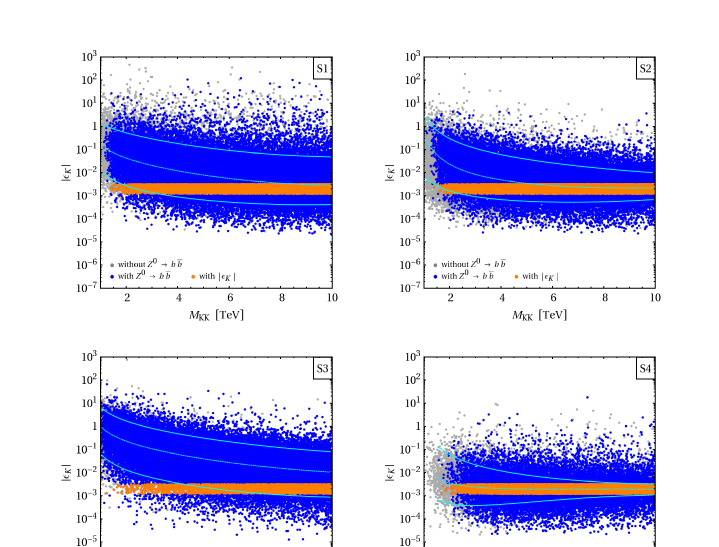
#> input picture references/paper_figures/bauer_0912.1625_fig4_epsK.png, 1438 x 1093 px, found by its file name (shown at 1/2 size)
$ python _build_cmp2x2.py
#> lines starting #> are read from the running program, lines starting #| are printed output that depends on the picture
#!/usr/bin/env python3
"""Stitch the 2x2-per-observable composites for the custodial comparison report.

For each observable we lay out FOUR panels on a strict 2x2 grid:

         |   PAPER             |   OURS
  -------+---------------------+---------------------
  no     |  paper (no cust.)   |  ours  (no cust.)
  cust.  |                     |
  -------+---------------------+---------------------
  cust-  |  paper (cust.)      |  ours  (cust.)
  odial  |                     |

Column headers (PAPER / OURS) sit across the top in bold; row labels
(no custodial / custodial) run down the left edge in bold.  Each panel keeps its
native aspect ratio (centered in its cell) so neither the paper crop nor our
render is squashed.

Outputs (into figures_solo/):  cmp2x2_epsK.png, cmp2x2_STU.png, cmp2x2_Zbb.png
"""
from __future__ import annotations

from pathlib import Path

import matplotlib as mpl
mpl.use("Agg")
import matplotlib.pyplot as plt
from matplotlib.patches import FancyBboxPatch

REPO = Path("/n/holylabs/randall_lab/Lab/obarrera/5D-Neutrino-Mixing")
SOLO = REPO / "reports" / "collaborator_2026-06" / "figures_solo"
PAPER = REPO / "references" / "paper_figures"

ACCENT = "#145a96"   # OURS column / blue
WARN = "#964614"     # PAPER column / orange-brown

# Each observable: (output name, [ (path, cell-row, cell-col, short-tag) ... ]).
# row 0 = "no custodial", row 1 = "custodial"; col 0 = PAPER, col 1 = OURS.
OBSERVABLES = {
    "cmp2x2_epsK.png": dict(
        title=r"$\varepsilon_K$  (neutral-kaon CP violation)",
        panels=[
            (PAPER / "bauer_0912.1625_fig4_epsK.png", 0, 0,
             "Bauer 0912.1625 Fig.4 (S1-S4 scenarios) — minimal anarchic"),
            (SOLO / "solo_epsK_cloud.png", 0, 1,
             "ours — Lane-A anarchic cloud (cf. S1)"),
            (PAPER / "blanke_0809.1073_fig9_epsK_MKK.png", 1, 0,
             r"Blanke 0809.1073 Fig.9 — FULL custodial ($\Delta_{BG}$ vs $M_{KK}$, not a cloud)"),
            (SOLO / "ours_epsK_custodial.png", 1, 1,
             "ours — SAME cloud (custodial-blind)"),
        ],
    ),
    "cmp2x2_STU.png": dict(
        title=r"$S,T,U$  (electroweak oblique)",
        panels=[
            (PAPER / "casagrande_0807.4937_fig4_ST.png", 0, 0,
             "CGHNP 0807.4937 Fig.4 — minimal RS $S$-$T$"),
            (SOLO / "ours_ST_minimal.png", 0, 1,
             "ours — minimal $S$-$T$ (shoots up in $T$)"),
            (PAPER / "carena_0701055_fig1_T_dgbL.png", 1, 0,
             r"CPSW 0701055 Fig.1 — custodial $T\to0$ ($\delta g_{bL}$ vs $\Delta T$ plane)"),
            (SOLO / "ours_ST_custodial.png", 1, 1,
             r"ours — custodial $P_{LR}$ ($T$ hugs 0)"),
        ],
    ),
    "cmp2x2_Zbb.png": dict(
        title=r"$Z\to b\bar b$  ($b$-quark $Z$ couplings)",
        panels=[
            (PAPER / "casagrande_0807.4937_fig8_gLgR.png", 0, 0,
             "CGHNP 0807.4937 Fig.8 — minimal $g_L$-$g_R$"),
            (SOLO / "ours_Zbb_minimal.png", 0, 1,
             "ours — minimal stripe (sweeps from SM)"),
            (PAPER / "carena_0607106_fig1_dgbL_vs_c.png", 1, 0,
             r"CPSW 0607106 Fig.1 — bidoublet $P_{LR}$ protected ($\delta g_{bL}/g_{bL}$ vs $c_q$)"),
            (SOLO / "ours_Zbb_custodial.png", 1, 1,
             "ours — custodial $P_{LR}$ (collapses to SM)"),
        ],
    ),
}

# Grid geometry (figure fractions).  Left/top margins host the row/column labels.
LEFT_MARGIN = 0.050      # row-label strip
TOP_MARGIN = 0.092       # title + column-header strip
RIGHT_PAD = 0.012
BOT_PAD = 0.012
GUTTER_X = 0.020         # space between the two columns
GUTTER_Y = 0.052         # space between the two rows (room for per-panel sub-tag)
TAG_H = 0.030            # height reserved under each panel for its source tag


def cell_box(row, col):
    """Return (x0, y0, w, h) of the drawing area for grid cell (row, col)."""
    avail_w = 1.0 - LEFT_MARGIN - RIGHT_PAD
    avail_h = 1.0 - TOP_MARGIN - BOT_PAD
    cw = (avail_w - GUTTER_X) / 2.0
    ch = (avail_h - GUTTER_Y) / 2.0
    x0 = LEFT_MARGIN + col * (cw + GUTTER_X)
    # row 0 is the TOP row -> highest y.
    y_top = 1.0 - TOP_MARGIN
    y0 = y_top - (row + 1) * ch - row * GUTTER_Y
    return x0, y0, cw, ch


def place_image(fig, path, cell, tag):
    """Place an image centered in its cell (native aspect), with a tag below."""
    x0, y0, cw, ch = cell
    # Reserve a strip at the bottom of the cell for the source tag.
    img_y0 = y0 + TAG_H
    img_h = ch - TAG_H
    img = plt.imread(str(path))
    ih, iw = img.shape[0], img.shape[1]
    ar = iw / ih
    # Fit image into (cw, img_h) preserving aspect ratio, centered.
    cell_ar = cw / img_h
    if ar > cell_ar:          # image is wider -> width-limited
        draw_w = cw
        draw_h = cw / ar
    else:                     # image is taller -> height-limited
        draw_h = img_h
        draw_w = img_h * ar
    dx0 = x0 + (cw - draw_w) / 2.0
    dy0 = img_y0 + (img_h - draw_h) / 2.0
    ax = fig.add_axes([dx0, dy0, draw_w, draw_h])
    ax.imshow(img)
    ax.axis("off")
    # source tag centered under the image
    fig.text(x0 + cw / 2.0, y0 + TAG_H * 0.45, tag, ha="center", va="center",
             fontsize=8.0, color="0.25", style="italic")


def build(out_name, spec):
#> called with out_name = 'cmp2x2_epsK.png'
    fig = plt.figure(figsize=(13.6, 12.4), dpi=150)
    fig.patch.set_facecolor("white")

    # ---- title across the very top ----
    fig.text(0.5 + LEFT_MARGIN / 2.0, 0.992, "Custodial 2$\\times$2:  " + spec["title"],
             ha="center", va="top", fontsize=17, fontweight="bold", color="#222222")

    # ---- column headers (PAPER / OURS) ----
    for col, (label, color) in enumerate([("PAPER", WARN), ("OURS", ACCENT)]):
        x0, _, cw, _ = cell_box(0, col)
        fig.text(x0 + cw / 2.0, 1.0 - TOP_MARGIN + 0.022, label,
                 ha="center", va="center", fontsize=18, fontweight="bold",
                 color="white",
                 bbox=dict(boxstyle="round,pad=0.5", fc=color, ec="none"))

    # ---- row labels (no custodial / custodial) down the left edge ----
    for row, label in enumerate(["no custodial", "custodial"]):
        _, y0, _, ch = cell_box(row, 0)
        fig.text(LEFT_MARGIN * 0.42, y0 + ch / 2.0, label,
                 ha="center", va="center", rotation=90,
                 fontsize=15, fontweight="bold", color="#333333")

    # ---- faint frames around each row to reinforce the no-cust / cust split ----
    for row, edge in enumerate(["#bcbcbc", "#bcbcbc"]):
        x0a, y0a, cwa, cha = cell_box(row, 0)
        x0b, _, cwb, _ = cell_box(row, 1)
        full_w = (x0b + cwb) - x0a
        rect = FancyBboxPatch(
            (x0a - 0.006, y0a - 0.004), full_w + 0.012, cha + 0.008,
            boxstyle="round,pad=0.004", transform=fig.transFigure,
            fc="none", ec=edge, lw=1.0, zorder=0)
        fig.add_artist(rect)

    # ---- place the four panels ----
    for path, row, col, tag in spec["panels"]:
        assert path.exists(), f"missing panel: {path}"
        place_image(fig, path, cell_box(row, col), tag)
#> in place_image, img is the input picture: shape (1093, 1438, 3) float32; mean R, G, B 0.817, 0.812, 0.953

    out = SOLO / out_name
    fig.savefig(out, dpi=150, facecolor="white")
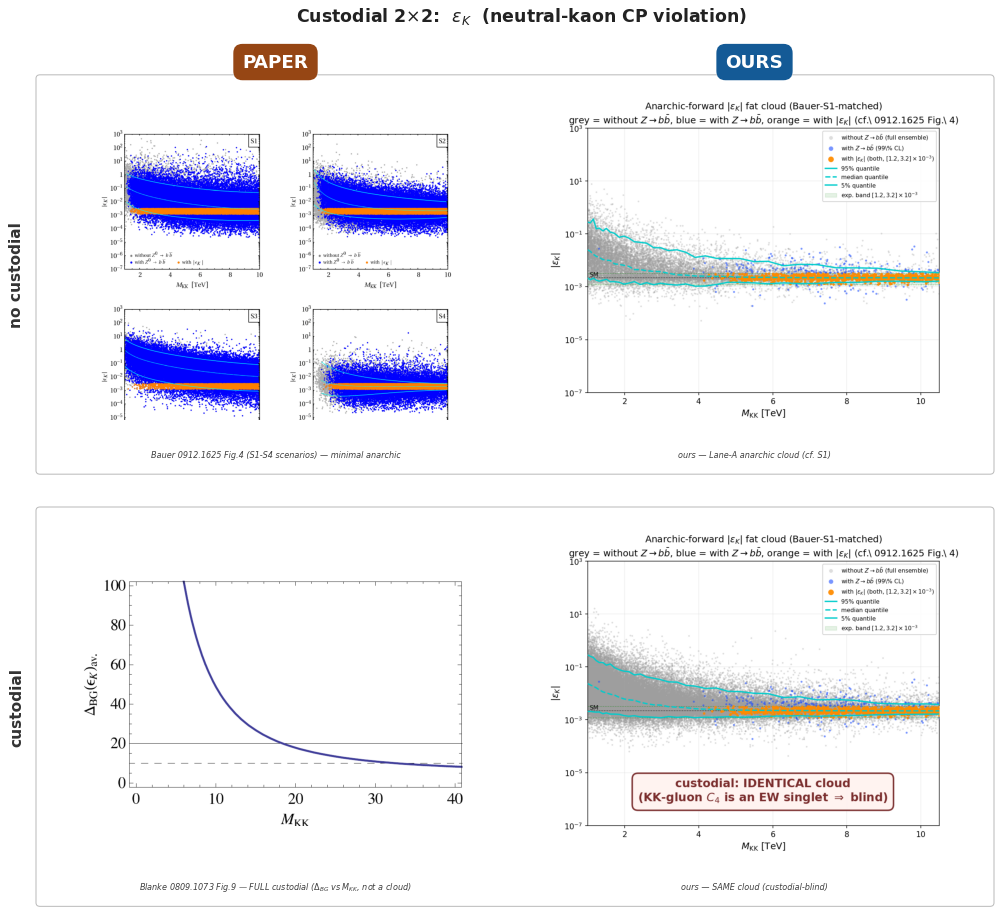
#> figure drawn by matplotlib, 4 panels
    plt.close(fig)
#> (the run stopped early here; a loop or call above may not have finished)

$ run again, with reports/collaborator_2026-06/figures_solo/custodial_decoupling_ladder.png copied over references/paper_figures/bauer_0912.1625_fig4_epsK.png
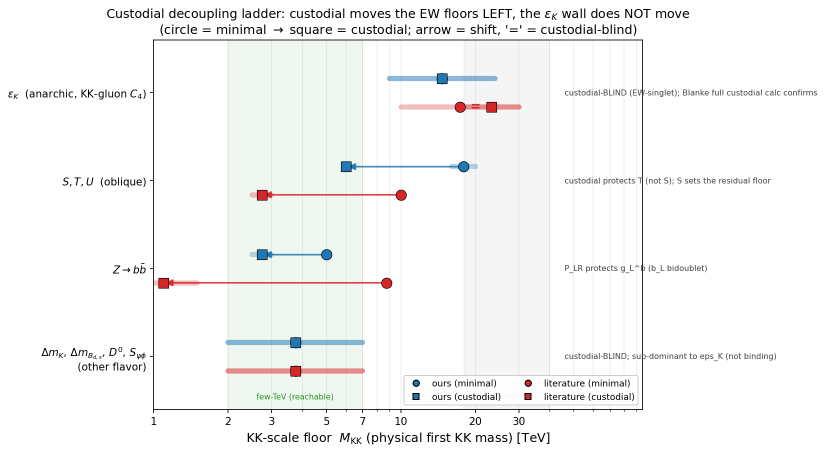
#> input picture reports/collaborator_2026-06/figures_solo/custodial_decoupling_ladder.png, 1650 x 905 px, found by its file name (shown at 1/2 size)
#> in place_image, img is the input picture: shape (905, 1650, 4) float32; mean R, G, B, A 0.964, 0.964, 0.963, 1
#> in build, `fig.savefig(out, dpi=150, facecolor="white")`:
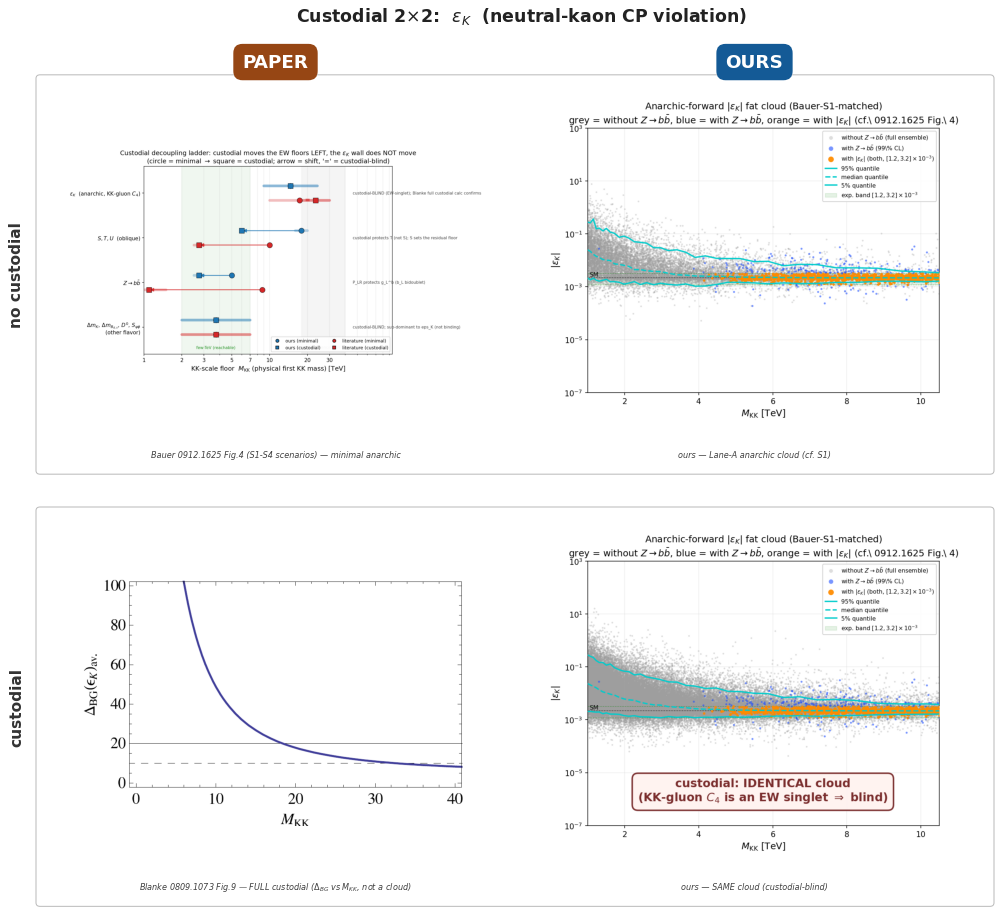
#> figure drawn by matplotlib, 4 panels

$ run again, with reports/collaborator_2026-06/figures_solo/custodial_epsK_wall_flat.png copied over references/paper_figures/bauer_0912.1625_fig4_epsK.png
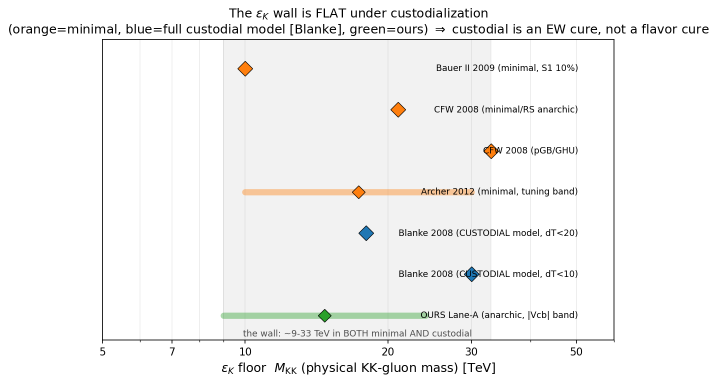
#> input picture reports/collaborator_2026-06/figures_solo/custodial_epsK_wall_flat.png, 1433 x 766 px, found by its file name (shown at 1/2 size)
#> in place_image, img is the input picture: shape (766, 1433, 4) float32; mean R, G, B, A 0.956, 0.955, 0.953, 1
#> in build, `fig.savefig(out, dpi=150, facecolor="white")`:
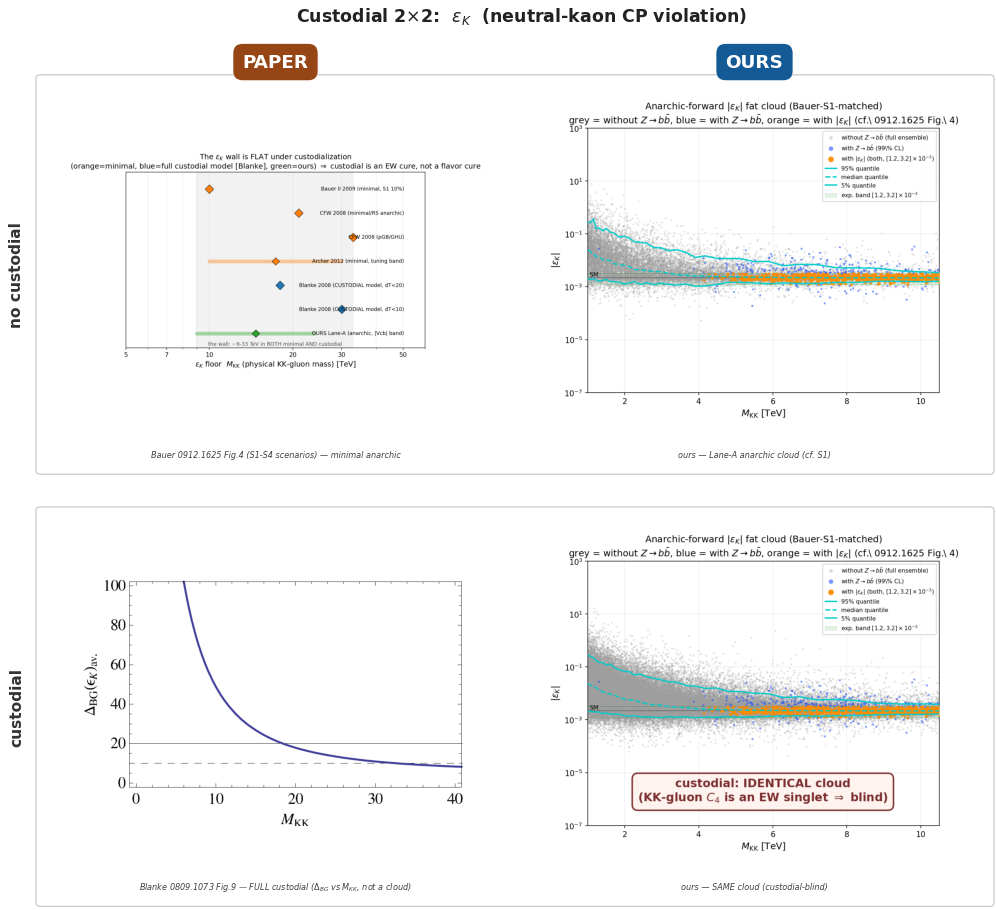
#> figure drawn by matplotlib, 4 panels

$ run again, with reports/collaborator_2026-06/figures_solo/ours_ST_custodial.png copied over references/paper_figures/bauer_0912.1625_fig4_epsK.png
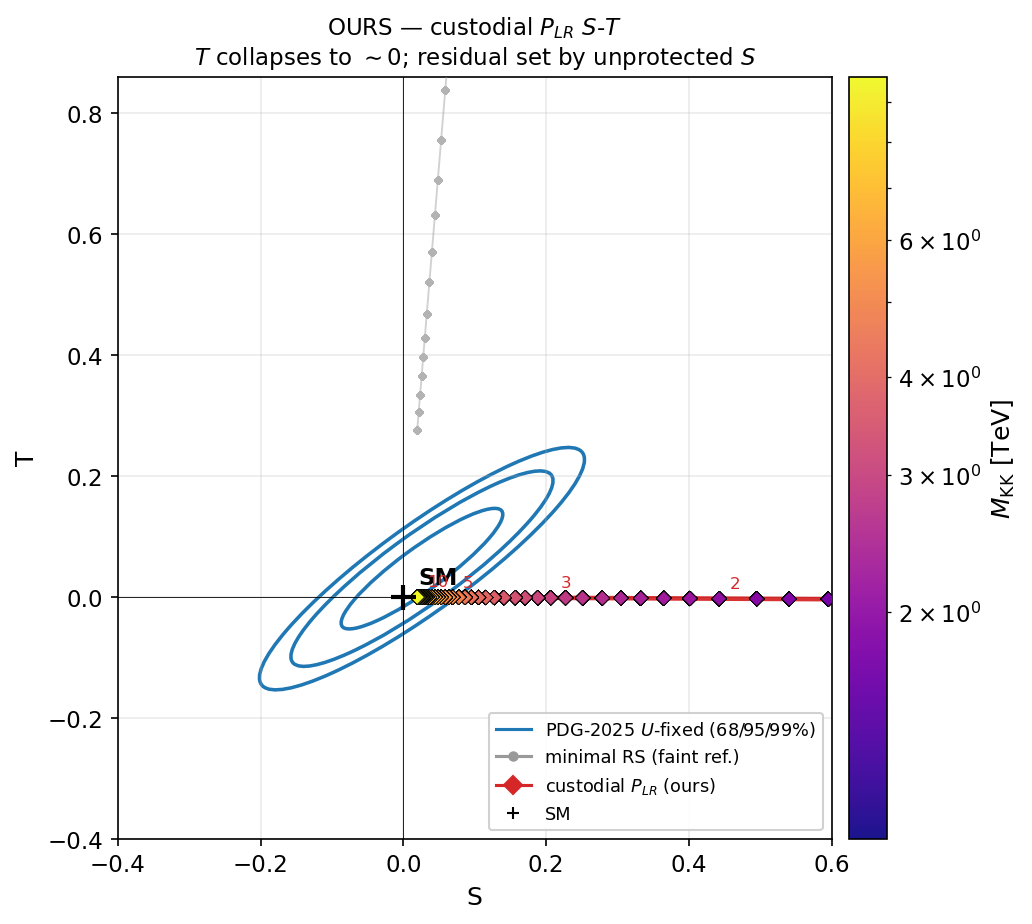
#> input picture reports/collaborator_2026-06/figures_solo/ours_ST_custodial.png, 1032 x 924 px, found by its file name
#> in place_image, img is the input picture: shape (924, 1032, 4) float32; mean R, G, B, A 0.962, 0.952, 0.957, 1
#> in build, `fig.savefig(out, dpi=150, facecolor="white")`:
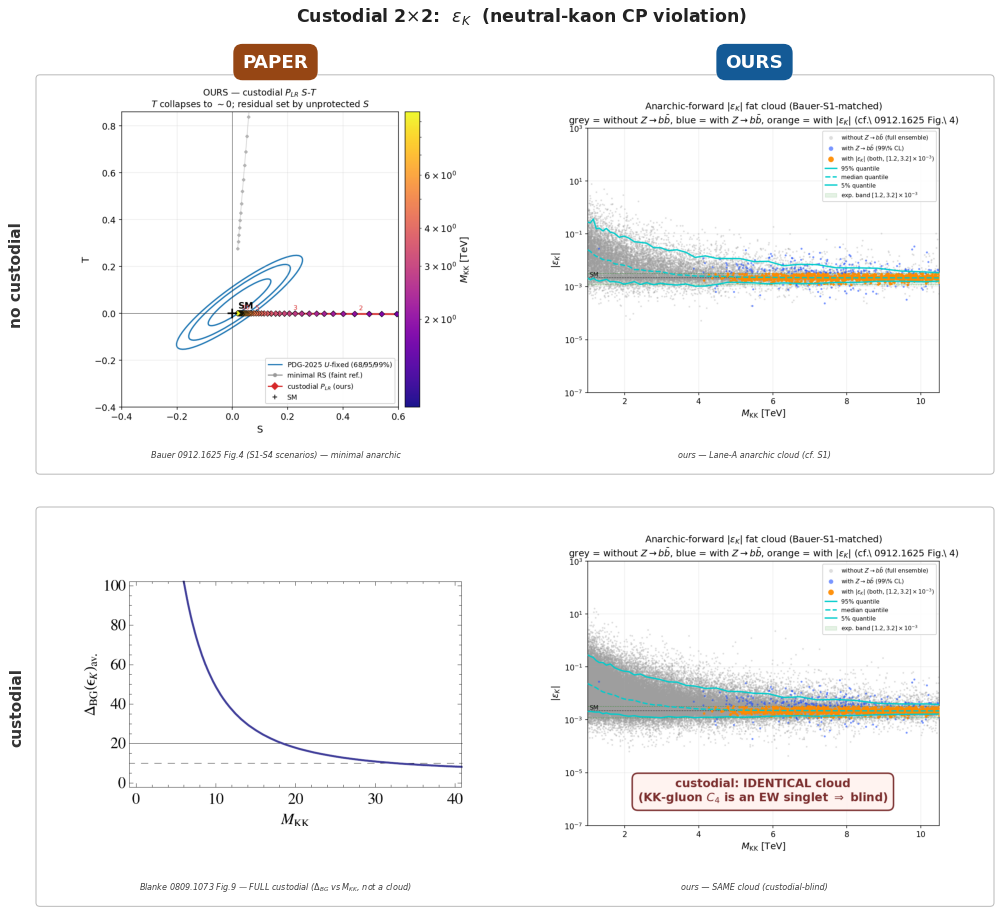
#> figure drawn by matplotlib, 4 panels
